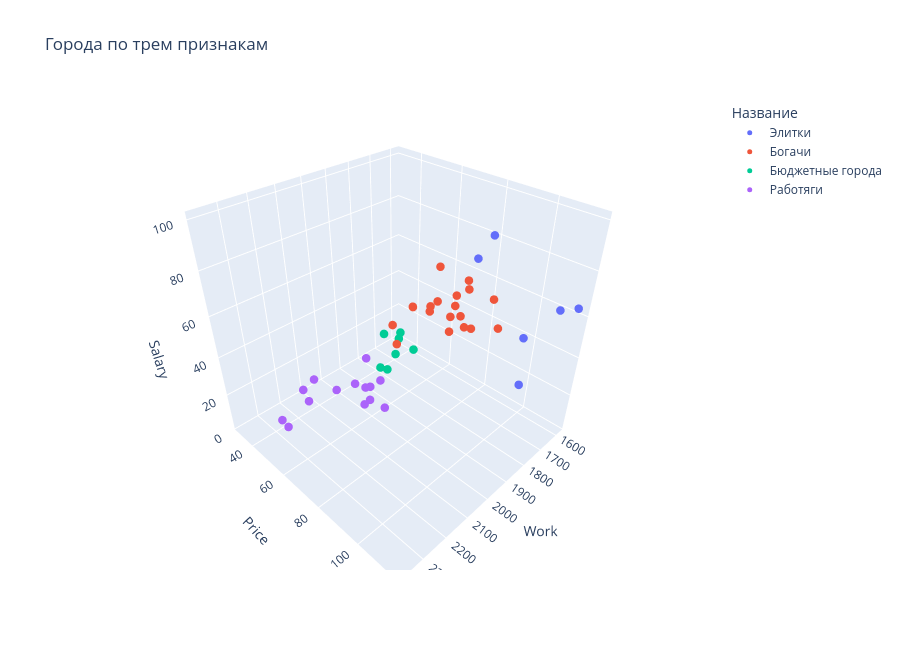

This figure's notebook cell:
### Markdown cell above
Построю еще 3D график, чтобы посмотреть на все три признака сразу. Его можно вращать мышью, а при наведении на точку видно название города.

### Code cell
import plotly.express as px

fig_3d = px.scatter_3d(
    df_clusters,
    x='Work',
    y='Price',
    z='Salary',
    color='Название',
    hover_name='City',
    category_orders={'Название': ['Элитки', 'Богачи', 'Бюджетные города', 'Работяги']},
    title='Города по трем признакам',
    height=650,
)
fig_3d.update_traces(marker_size=5)
fig_3d.show()

### Figure 1 — Plotly figure (JSON) as saved in the notebook; plotly's stock layout.template omitted (floating-point values rounded to 4 significant figures)
{"data": [{"hovertemplate": "<b>%{hovertext}</b><br><br>Название=Элитки<br>Work=%{x}<br>Price=%{y}<br>Salary=%{z}<extra></extra>", "hovertext": ["Geneva", "Helsinki", "Oslo", "Stockholm", "Tokyo", "Zurich"], "legendgroup": "Элитки", "marker": {"color": "#636efa", "size": 5, "symbol": "circle"}, "mode": "markers", "name": "Элитки", "scene": "scene", "showlegend": true, "type": "scatter3d", "x": [1880, 1667, 1583, 1805, 1880, 1868], "y": [95.9, 113.6, 115.5, 111.3, 115.0, 100.0], "z": [90.3, 66.6, 63.7, 39.2, 68.0, 100.0]}, {"hovertemplate": "<b>%{hovertext}</b><br><br>Название=Богачи<br>Work=%{x}<br>Price=%{y}<br>Salary=%{z}<extra></extra>", "hovertext": ["Amsterdam", "Brussels", "Chicago", "Copenhagen", "Dublin", "Dusseldorf", "Frankfurt", "Houston", "London", "Los_Angeles", "Luxembourg", "Madrid", "Milan", "Montreal", "New_York", "Paris", "Sydney", "Toronto", "Vienna"], "legendgroup": "Богачи", "marker": {"color": "#EF553B", "size": 5, "symbol": "circle"}, "mode": "markers", "name": "Богачи", "scene": "scene", "showlegend": true, "type": "scatter3d", "x": [1714, 1708, 1924, 1717, 1759, 1693, 1650, 1978, 1737, 2068, 1768, 1710, 1773, 1827, 1942, 1744, 1668, 1888, 1780], "y": [65.6, 73.8, 73.9, 91.3, 76.0, 78.5, 74.5, 71.9, 84.2, 79.8, 71.1, 93.8, 82.0, 72.7, 83.3, 81.6, 70.8, 70.2, 78.0], "z": [49.0, 50.5, 61.9, 62.9, 41.4, 60.2, 60.4, 46.3, 46.2, 65.2, 71.1, 50.0, 53.3, 56.3, 65.8, 45.9, 52.1, 58.2, 51.3]}, {"hovertemplate": "<b>%{hovertext}</b><br><br>Название=Бюджетные города<br>Work=%{x}<br>Price=%{y}<br>Salary=%{z}<extra></extra>", "hovertext": ["Athens", "Lagos", "Lisbon", "Nicosia", "Rio_de_Janeiro", "San_Paulo", "Seoul"], "legendgroup": "Бюджетные города", "marker": {"color": "#00cc96", "size": 5, "symbol": "circle"}, "mode": "markers", "name": "Бюджетные города", "scene": "scene", "showlegend": true, "type": "scatter3d", "x": [1792, 1786, 1742, 1825, 1749, 1856, 1842], "y": [53.8, 45.2, 56.2, 47.9, 46.3, 48.9, 58.3], "z": [30.4, 2.7, 18.8, 28.3, 10.5, 11.1, 32.7]}, {"hovertemplate": "<b>%{hovertext}</b><br><br>Название=Работяги<br>Work=%{x}<br>Price=%{y}<br>Salary=%{z}<extra></extra>", "hovertext": ["Bogota", "Bombay", "Buenos_Aires", "Caracas", "Hong_Kong", "Johannesburg", "Kuala_Lumpur", "Manila", "Mexico_City", "Nairobi", "Panama", "Singpore", "Taipei", "Tel_Aviv"], "legendgroup": "Работяги", "marker": {"color": "#ab63fa", "size": 5, "symbol": "circle"}, "mode": "markers", "name": "Работяги", "scene": "scene", "showlegend": true, "type": "scatter3d", "x": [2152, 2052, 1971, 2041, 2375, 1945, 2167, 2268, 1944, 1958, 2078, 2042, 2145, 2015], "y": [37.9, 30.3, 56.1, 61.0, 63.8, 51.1, 43.5, 40.0, 49.8, 45.0, 49.2, 64.4, 84.3, 67.3], "z": [11.5, 5.3, 12.5, 10.9, 27.8, 24.0, 9.9, 4.0, 5.7, 5.8, 13.8, 16.1, 34.5, 27.0]}], "layout": {"height": 650, "legend": {"title": {"text": "Название"}, "tracegroupgap": 0}, "scene": {"domain": {"x": [0, 1], "y": [0, 1]}, "xaxis": {"title": {"text": "Work"}}, "yaxis": {"title": {"text": "Price"}}, "zaxis": {"title": {"text": "Salary"}}}, "title": {"text": "Города по трем признакам"}}}
